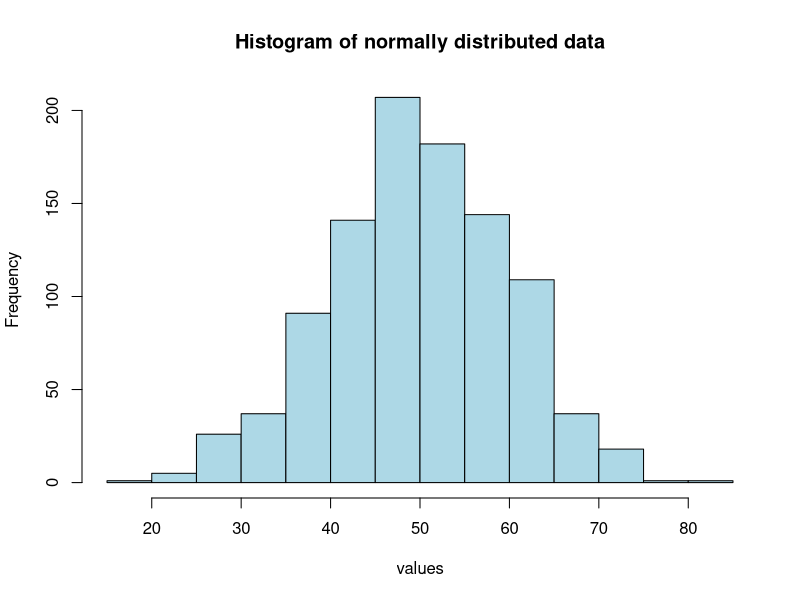
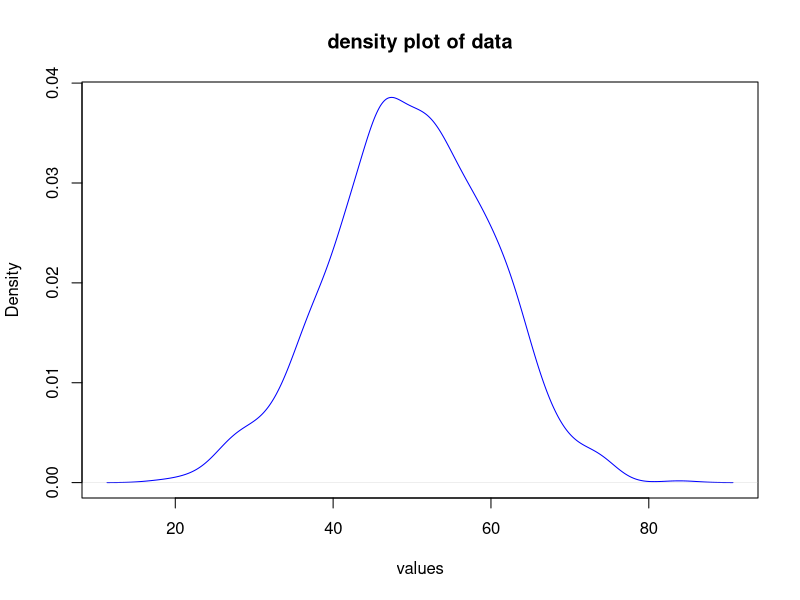
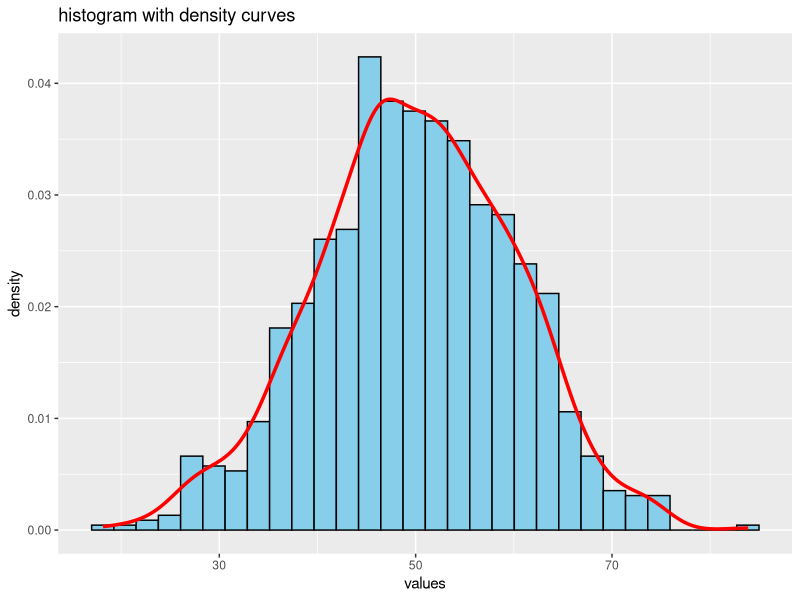

These charts were generated, in order, by the following R code:
library(ggplot2)
data<-rnorm(1000,mean=50,sd=10)
head(data)
hist(data,main="Histogram of normally distributed data",xlab="values",col="lightblue",border="black")
plot(density(data),main="density plot of data",xlab="values",col="blue")
df<-data.frame(values=data)
ggplot(df,aes(x=values))+geom_histogram(aes(y=..density..),bins=30,fill="skyblue",color="black")+geom_density(color="red",size=1.2)+labs(title="histogram with density curves",x="values",y="density")

